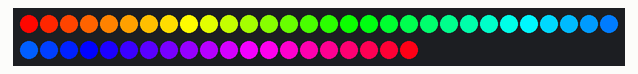
A program run on a simulated Raspberry Pi Pico running MicroPython. Shown: 50 RGB LEDs in strip order, left to right, continuing on the next row.

Above: at 0.07 s.
At 4.62 s:
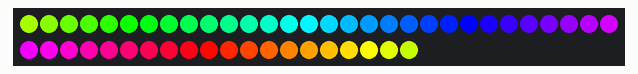
At 9.29 s:
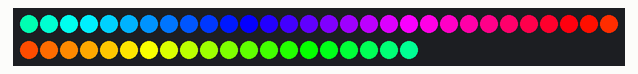
At 19.55 s:
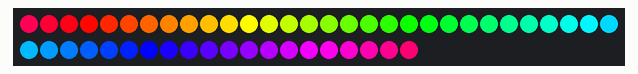
At 28.89 s:
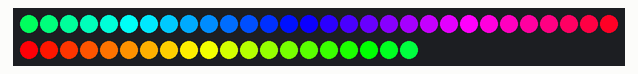
At 39.15 s:
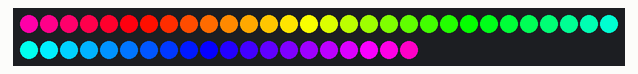

The program:

main.py
```python
import plasma
from plasma import plasma_stick
import time

"""
Make some rainbows!
"""

# Set how many LEDs you have
NUM_LEDS = 50

# The SPEED that the LEDs cycle at (1 - 255)
SPEED = 5

# How many times the LEDs will be updated per second
UPDATES = 20

# WS2812 / NeoPixel™ LEDs
led_strip = plasma.WS2812(NUM_LEDS, 0, 0, plasma_stick.DAT, color_order=plasma.COLOR_ORDER_RGB)

# Start updating the LED strip
led_strip.start()

offset = 0.0

# Make rainbows
while True:

    SPEED = min(255, max(1, SPEED))
    offset += float(SPEED) / 2000.0

    for i in range(NUM_LEDS):
        hue = float(i) / NUM_LEDS
        led_strip.set_hsv(i, hue + offset, 1.0, 1.0)

    time.sleep(1.0 / UPDATES)
```
